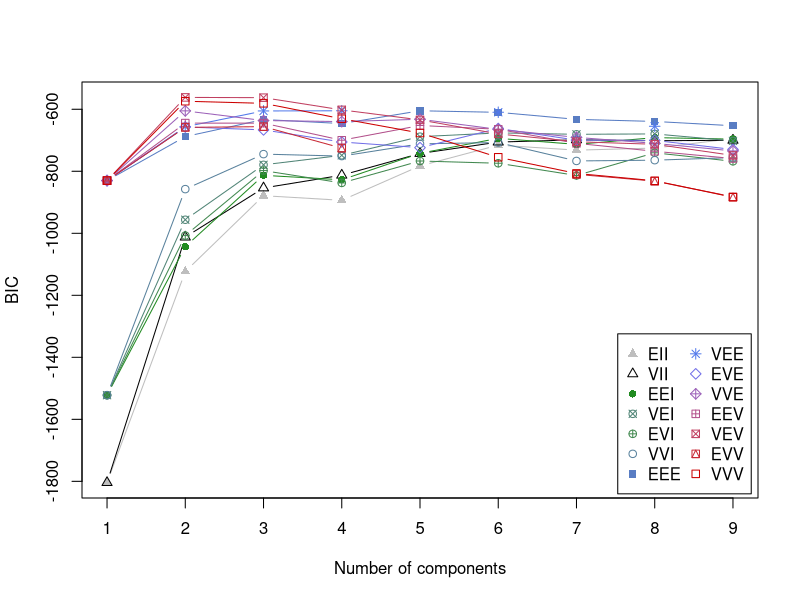
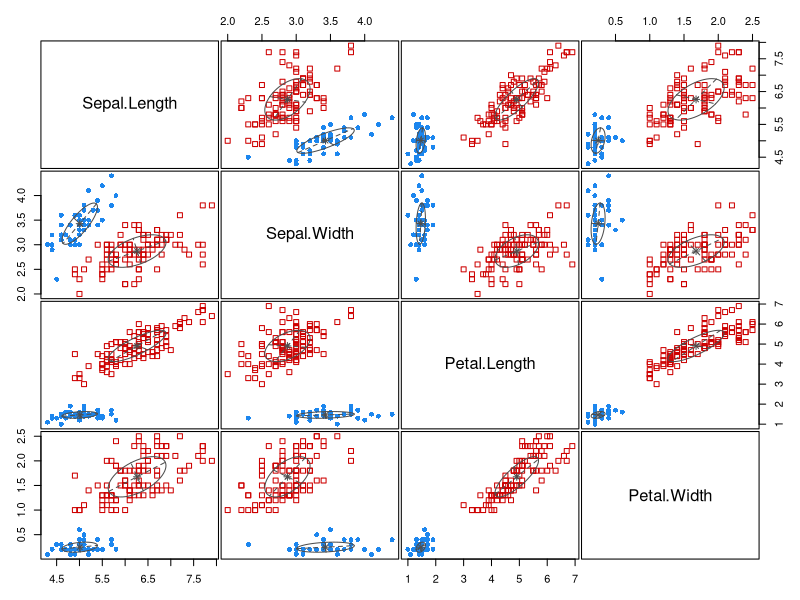

Write the R code that produced these figures, in order.
# Install and load the necessary package
if (!require(mclust)) install.packages("mclust")
library(mclust)

# Load the iris dataset
data("iris")

# Prepare the data by excluding the species column
iris_data <- iris[, -5]

# Fit the Gaussian Mixture Model
gmm_model <- Mclust(iris_data)

# Print the model summary
summary(gmm_model)

# Plot the BIC values for different models
plot(gmm_model, what = "BIC")

# Plot the clustering results
plot(gmm_model, what = "classification")

# Add the cluster assignments to the original dataset
iris$cluster <- as.factor(gmm_model$classification)

# Print the first few rows of the dataset with clusters
head(iris)

# Evaluate the clustering by creating a confusion matrix with the actual species
confusion_matrix <- table(iris$Species, iris$cluster)
print(confusion_matrix)
